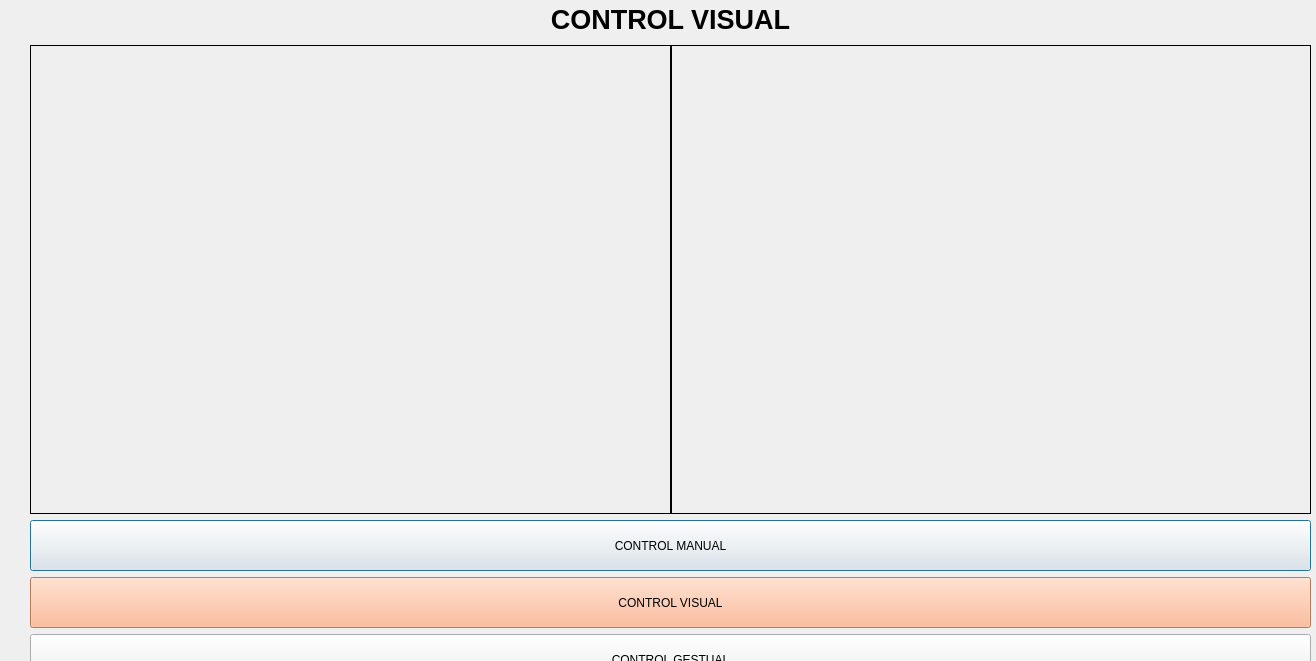
<?xml version="1.0" encoding="UTF-8"?>
<ui version="4.0">
 <class>Dialog</class>
 <widget class="QDialog" name="Dialog">
  <property name="geometry">
   <rect>
    <x>0</x>
    <y>0</y>
    <width>1316</width>
    <height>661</height>
   </rect>
  </property>
  <property name="windowTitle">
   <string>Dialog</string>
  </property>
  <widget class="QWidget" name="">
   <property name="geometry">
    <rect>
     <x>30</x>
     <y>0</y>
     <width>1281</width>
     <height>685</height>
    </rect>
   </property>
   <layout class="QVBoxLayout" name="verticalLayout_2">
    <item>
     <widget class="QLabel" name="label_3">
      <property name="maximumSize">
       <size>
        <width>16777215</width>
        <height>41</height>
       </size>
      </property>
      <property name="text">
       <string>&lt;html&gt;&lt;head/&gt;&lt;body&gt;&lt;p align=&quot;center&quot;&gt;&lt;span style=&quot; font-size:20pt; font-weight:600;&quot;&gt;CONTROL VISUAL&lt;/span&gt;&lt;/p&gt;&lt;/body&gt;&lt;/html&gt;</string>
      </property>
     </widget>
    </item>
    <item>
     <layout class="QHBoxLayout" name="horizontalLayout">
      <property name="spacing">
       <number>0</number>
      </property>
      <item>
       <widget class="QLabel" name="camara1_label">
        <property name="minimumSize">
         <size>
          <width>630</width>
          <height>469</height>
         </size>
        </property>
        <property name="frameShape">
         <enum>QFrame::Box</enum>
        </property>
        <property name="text">
         <string/>
        </property>
       </widget>
      </item>
      <item>
       <widget class="QLabel" name="camara2_label">
        <property name="minimumSize">
         <size>
          <width>0</width>
          <height>469</height>
         </size>
        </property>
        <property name="frameShape">
         <enum>QFrame::Box</enum>
        </property>
        <property name="text">
         <string/>
        </property>
       </widget>
      </item>
     </layout>
    </item>
    <item>
     <layout class="QVBoxLayout" name="verticalLayout">
      <item>
       <widget class="QPushButton" name="manual_but2">
        <property name="minimumSize">
         <size>
          <width>0</width>
          <height>51</height>
         </size>
        </property>
        <property name="maximumSize">
         <size>
          <width>16777215</width>
          <height>51</height>
         </size>
        </property>
        <property name="toolTip">
         <string>&lt;html&gt;&lt;head/&gt;&lt;body&gt;&lt;p&gt;&lt;br/&gt;&lt;/p&gt;&lt;/body&gt;&lt;/html&gt;</string>
        </property>
        <property name="styleSheet">
         <string notr="true">font: 75 16pt &quot;MS Shell Dlg 2&quot;;
</string>
        </property>
        <property name="text">
         <string>CONTROL MANUAL</string>
        </property>
       </widget>
      </item>
      <item>
       <widget class="QPushButton" name="visual_but2">
        <property name="minimumSize">
         <size>
          <width>0</width>
          <height>51</height>
         </size>
        </property>
        <property name="maximumSize">
         <size>
          <width>16777215</width>
          <height>51</height>
         </size>
        </property>
        <property name="toolTip">
         <string>&lt;html&gt;&lt;head/&gt;&lt;body&gt;&lt;p&gt;&lt;br/&gt;&lt;/p&gt;&lt;/body&gt;&lt;/html&gt;</string>
        </property>
        <property name="styleSheet">
         <string notr="true">font: 75 16pt &quot;MS Shell Dlg 2&quot;;
background-color: rgb(255, 170, 127);</string>
        </property>
        <property name="text">
         <string>CONTROL VISUAL</string>
        </property>
       </widget>
      </item>
      <item>
       <widget class="QPushButton" name="gestual_but2">
        <property name="minimumSize">
         <size>
          <width>0</width>
          <height>51</height>
         </size>
        </property>
        <property name="maximumSize">
         <size>
          <width>16777215</width>
          <height>51</height>
         </size>
        </property>
        <property name="toolTip">
         <string>&lt;html&gt;&lt;head/&gt;&lt;body&gt;&lt;p&gt;&lt;br/&gt;&lt;/p&gt;&lt;/body&gt;&lt;/html&gt;</string>
        </property>
        <property name="styleSheet">
         <string notr="true">font: 75 16pt &quot;MS Shell Dlg 2&quot;;</string>
        </property>
        <property name="text">
         <string>CONTROL GESTUAL</string>
        </property>
       </widget>
      </item>
     </layout>
    </item>
   </layout>
  </widget>
 </widget>
 <resources/>
 <connections/>
</ui>
